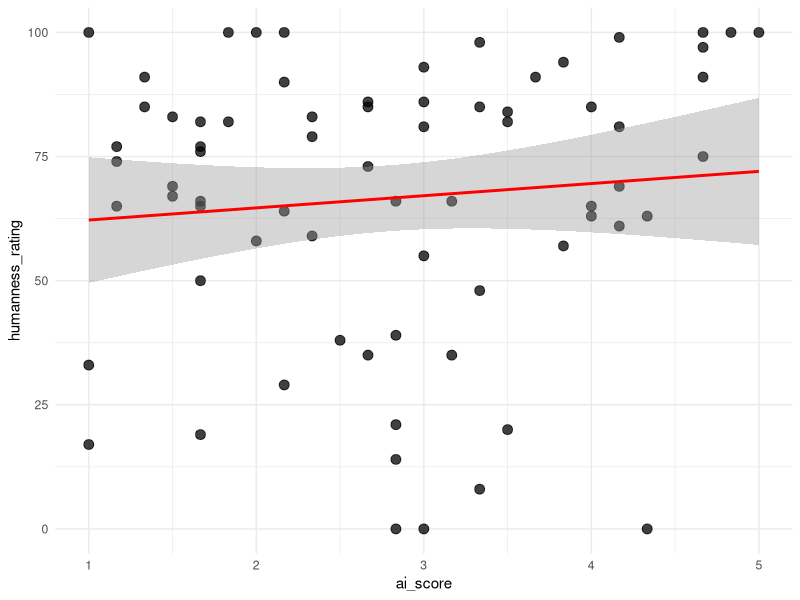
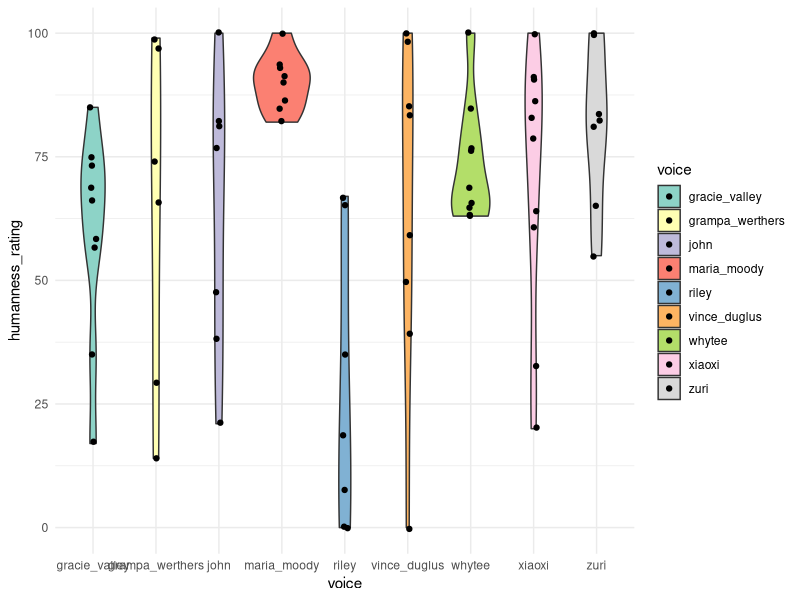
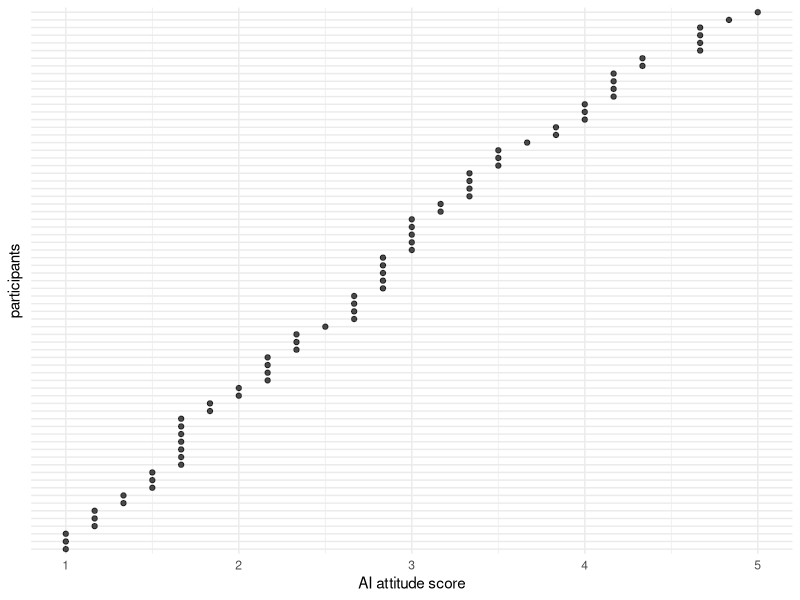
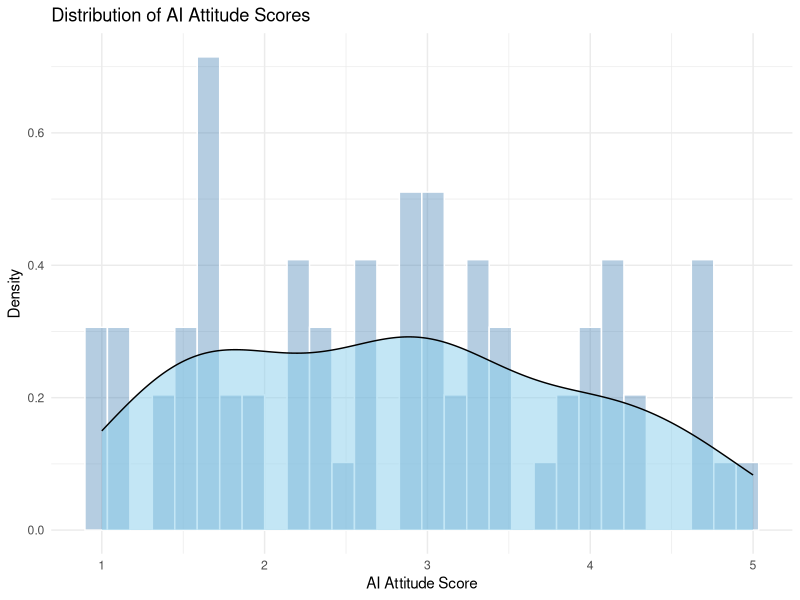
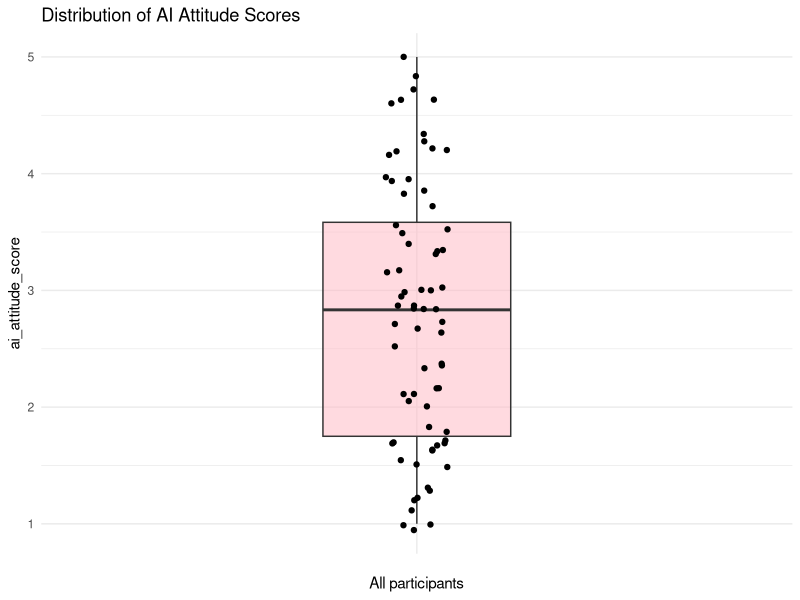

These charts were generated, in order, by the following R code: (Note: this script raises an error after producing the figures.)
## ---- chunk 1
library(dplyr)
library(ggplot2)
library(tidyr)
library(forcats)
library(lme4)
library(corrplot)
## ---- chunk 2
raw_df <- read.csv("../data/pilot-responses-combined.csv")
raw_df <- raw_df %>% 
  group_by(subject_id) %>%
  mutate(ai_score = sum(cognitive_1, cognitive_2, 
                         affective_1, affective_2, 
                         behavioral_1, behavioral_2)/6)
## ---- chunk 3
head(raw_df)
## ---- chunk 4
categories <- list(
  content     = c("rainbow", "horizon", "rain", "light", "sunlight", "colors", "prism", "the", "color",
                    "informative", "descriptive", "sun", "when", "arc", "arch", "beyond",
                    "clouds", "colours", "earth", "ending", "explainer", "explanation",
                    "forms", "freedom", "god", "green", "hits", "peace", "promise",
                    "rainbaw", "rainbows", "red", "reflecting", "shape", "single", "sky",
                    "spectrum", "storylike", "sunshine", "two ends", "vision", "water",
                    "weather", "wordy"),
  gender      = c("woman", "female", "male", "feminine", "girl", "man", "dude", "girly", "lady",
                    "masculine"),
  age         = c("older", "young", "elderly", "old"),
  affect      = c("calm", "enthusiastic", "calming", "curious", "passionate", "angry", "attentive",
                    "disinterested", "energetic", "enthused", "euphoric", "excited",
                    "happiness", "happy", "invested", "joyful", "moody", "nonchalant",
                    "peaceful", "pensive", "relaxed", "stoked"),
  personality = c("confident", "gentle", "kind", "assertive", "caring", "cautious", "dominant", "entitled",
                    "forceful", "friendly", "opinionated", "outgoing", "patient", "sassy",
                    "snooty", "stern", "stoic", "sweet"),
  competence  = c("smart", "educated", "science", "professional", "scientific", "wise", "academic",
                    "accurate", "articulate", "credible", "detailed", "idiot", "impaired",
                    "important", "informed", "intelligent", "knowledgeable", "percise",
                    "profound", "proper", "stupid", "thorough", "thoughtful",
                    "unintelligent", "unprofessional", "well spoken"),
  naturalness = c("fake", "artificial", "ai generated", "digital", "inauthentic", "manufactured", "natural",
                    "robotic", "scripted", "unrealistic"),
  prosody     = c("cadence", "emphasis", "even", "flat", "monotone", "monotoned", 
                  "monotonous", "powerful", "questioning", "slow"),
  voice_quality = c("clear", "deep", "raspy", "grainy", "nasal", "nasally", "rich", "full", "smooth", "whine"), 
  intensity = c("loud", "projective", "quiet", "soft-spoken", "softspoken"), 
  persona     = c("storyteller", "surfer", "teacher", "cartoon", "documentary", "educator", "guider",
                    "instructor", "leprechaun", "morgan freeman", "preppy",
                    "school", "scientist", "smoker", "story teller", "student", "tv voice",
                    "valley girl", "weed", "wizard", "grandma"),
  appearance    = c("black", "white",  "blonde"),
  locale = c("american", "california", "californian", "new yorker", "city", "culture", "urban"),
  evaluation  = c("annoying", "beautiful", "interesting", "boring", "confusing", "cool", "corny",
                    "creative", "dreamy", "forgettable", "fun", "good", "grating", "odd",
                    "pleasant", "quality", "tiring", "dramatic", "vivid", "colorful", "emotive", "exaggerated"))

assign_category <- function(response) {
  if (is.na(response) || response == "") return(NA_character_)
  for (cat_name in names(categories)) {
    if (response %in% categories[[cat_name]]) {
      return(cat_name)
    }
  }
  return("unknown")
}

analysis_df <- raw_df %>%
  mutate(across(
    .cols = c(word_1, word_2, word_3, word_4, word_5),
    .fns  = ~ sapply(tolower(trimws(.x)), assign_category),
    .names = "category_{.col}"
  )) %>%
  rename_with(~ gsub("category_word_", "category_", .x), starts_with("category_word_"))

# add broad characterizations
social_cats   <- c("gender","age","personality","competence","persona",
                   "appearance","locale","affect")
acoustic_cats <- c("voice_quality","prosody","intensity")

analysis_df <- analysis_df %>%
  rowwise() %>%
  mutate(
    n_social   = sum(c_across(category_1:category_5) %in% social_cats),
    n_acoustic = sum(c_across(category_1:category_5) %in% acoustic_cats),
    n_content  = sum(c_across(category_1:category_5) == "content"),
    any_artificial = any(c_across(word_1:word_5) %in% 
                           c("fake","artificial","ai generated","digital","inauthentic",
                             "manufactured","robotic","scripted","unrealistic"))
  ) %>%
  ungroup()
## ---- chunk 5
ggplot(analysis_df, aes(x = ai_score, 
                        y = humanness_rating)) +
  geom_point(color = "black", 
             size = 3,
             alpha = 0.75) +       
  geom_smooth(method = "lm", color = "red") +
  theme_minimal() 

cor(analysis_df$ai_score, analysis_df$humanness_rating, method = "pearson")
## ---- chunk 6
analysis_df %>% 
  group_by(voice) %>% 
  summarise(
    mean = mean(humanness_rating),
    sd = sd(humanness_rating), 
    median = median(humanness_rating)
  )
## ---- chunk 7

ggplot(analysis_df, aes(voice, humanness_rating, fill = voice)) + 
  geom_violin() +
  scale_fill_brewer(palette = "Set3") +
  geom_jitter(width = 0.05) +
  theme_minimal()

## ---- chunk 8
category_counts <- analysis_df %>%
  pivot_longer(
    cols = category_1:category_5,
    names_to = "word_number",
    values_to = "category"
  ) %>%
  count(category, sort = TRUE)
## ---- chunk 9
View(category_counts)
## ---- chunk 10
analysis_df <- analysis_df %>%
  rowwise() %>%
  mutate(ai_attitude_score = rowMeans(across(c(cognitive_1, behavioral_1, affective_1, cognitive_2, affective_2, behavioral_2))))
## ---- chunk 11

ai_attitude_plot <- ggplot(analysis_df, aes(x = ai_attitude_score, y = fct_reorder(source_file, ai_attitude_score))) +
  geom_point(size = 1.5, alpha = 0.7) +
  labs(x = "AI attitude score", y = "participants") + 
  theme_minimal() +
  theme(axis.text.y = element_blank())
## ---- chunk 12
ai_attitude_plot
## ---- chunk 13
ggplot(analysis_df, aes(x = ai_attitude_score)) +
  geom_histogram(aes(y = after_stat(density)), 
                 fill = "steelblue", 
                 color = "white", 
                 alpha = 0.4,
                 bins = 30) +       
  geom_density(fill = "skyblue", alpha = 0.5) +
  labs(title = "Distribution of AI Attitude Scores", x = "AI Attitude Score", y = "Density") +
  theme_minimal()
## ---- chunk 14
ggplot(analysis_df, aes(x = "", y = ai_attitude_score)) +
  geom_boxplot(fill = "lightpink", alpha = 0.5, width = 0.3) +
  labs(title = "Distribution of AI Attitude Scores", 
       x = "All participants") +
  geom_jitter(width = 0.05)+
  theme_minimal()
## ---- chunk 15
long_df <- analysis_df %>%
  pivot_longer(category_1:category_5, names_to="slot", values_to="cat") %>%
  filter(cat != "content") %>%
  mutate(is_social = cat %in% social_cats,
         slot_num = as.integer(gsub("category_","",slot)))

subj_df <- long_df %>% # subject-clustering accounts for between-subj design
  group_by(subject_id, voice, humanness_rating) %>%
  summarise(n_social = sum(is_social), n_total = n(), .groups="drop")

# models for pilot data (random effects result in singularity)
m_social_1 <- glm(cbind(n_social, n_total - n_social) ~ scale(humanness_rating) + voice,
              data = subj_df, family = binomial)
summary(m_social_1)

m_social_2 <- glm(cbind(n_social, n_total - n_social) ~ scale(humanness_rating),
                  data = subj_df, family = binomial)
summary(m_social_2)

# which model better accounts for variance? 
anova(m_social_1, m_social_2, test = "LRT")
## ---- chunk 16
# predicted probabilities
newdat <- data.frame(humanness_rating = c(0, 30, 50, 66.6, 100))
newdat$z <- (newdat$humanness_rating - mean(analysis_df$humanness_rating)) / 
  sd(analysis_df$humanness_rating)
pred <- predict(m_social_2, newdata = data.frame(humanness_rating = newdat$humanness_rating),
                type = "link", se.fit = TRUE)
newdat$p     <- plogis(pred$fit)
newdat$lo    <- plogis(pred$fit - 1.96 * pred$se.fit)
newdat$hi    <- plogis(pred$fit + 1.96 * pred$se.fit)
newdat

newdat <- data.frame(humanness_rating = seq(0, 100, by = 2))
pred <- predict(m_subj, newdata = data.frame(humanness_rating = newdat$humanness_rating,
                                             voice = "gracie_valley"),  # arbitrary ref level
                type = "link", se.fit = TRUE)
newdat$p  <- plogis(pred$fit)
newdat$lo <- plogis(pred$fit - 1.96 * pred$se.fit)
newdat$hi <- plogis(pred$fit + 1.96 * pred$se.fit)

# visualization
ggplot() +
  geom_ribbon(data = newdat, aes(humanness_rating, ymin = lo, ymax = hi), 
              alpha = 0.2, fill = "steelblue") +
  geom_line(data = newdat, aes(humanness_rating, p), color = "steelblue", size = 1) +
  geom_jitter(data = subj_df, 
              aes(humanness_rating, n_social / n_total),
              width = 0.5, height = 0.02, alpha = 0.5) +
  geom_hline(yintercept = 0.5, linetype = "dashed", color = "grey") +
  labs(x = "Humanness Rating", 
       y = "P(social | non-content descriptor)") +
  theme_minimal()
## ---- chunk 17
transitions <- analysis_df %>%
  select(subject_id, voice, category_1:category_5) %>%
  pivot_longer(category_1:category_5, names_to="slot", values_to="cat") %>%
  mutate(slot = as.integer(gsub("category_","",slot))) %>%
  filter(cat != "content") %>%
  arrange(subject_id, slot) %>%
  group_by(subject_id) %>%
  mutate(next_cat = lead(cat)) %>%
  filter(!is.na(next_cat)) %>%
  ungroup()

# raw transition probability matrix
trans_mat <- transitions %>%
  count(cat, next_cat) %>%
  group_by(cat) %>%
  mutate(p = n / sum(n)) %>%
  ungroup()

# add marginal probabilities 
marginals <- transitions %>%
  count(next_cat) %>%
  mutate(p_marginal = n / sum(n)) %>%
  select(next_cat, p_marginal)

# matrix with marginals 
trans_mat_w_margin <- trans_mat %>%
  left_join(marginals, by = "next_cat") %>%
  mutate(lift = p / p_marginal)
## ---- chunk 18
valence_lookup <- tibble(
  word = c(
    "beautiful", "pleasant", "cool", "fun", "dreamy", "vivid", "colorful",
    "annoying", "boring", "grating", "tiring", "forgettable", "odd", "corny", "confusing",
    "interesting", "dramatic", "emotive", "exaggerated"
  ),
  valence = c(
    rep("positive", 7),
    rep("negative", 8),
    rep("ambiguous", 4)
  )
)

valence_counts <- analysis_df %>%
  select(subject_id, word_1:word_5) %>%
  pivot_longer(word_1:word_5, names_to = "slot", values_to = "word") %>%
  mutate(word = tolower(trimws(word))) %>%
  left_join(valence_lookup, by = "word") %>%
  group_by(subject_id) %>%
  summarise(
    n_positive  = sum(valence == "positive",  na.rm = TRUE),
    n_negative  = sum(valence == "negative",  na.rm = TRUE),
    n_ambiguous = sum(valence == "ambiguous", na.rm = TRUE),
    .groups = "drop"
  )

eval_df <- analysis_df %>% left_join(valence_counts, by = "subject_id")

# restrict to subj with at least one valenced evaluation
eval_sub <- eval_df %>%
  filter(n_positive + n_negative > 0) %>%
  mutate(p_positive = n_positive / (n_positive + n_negative))

# mean proportion positive by any_artificial
prop_summary <- eval_sub %>%
  group_by(any_artificial) %>%
  summarise(
    n              = n(),
    mean_p_positive = mean(p_positive),
    sd_p_positive   = sd(p_positive),
    se_p_positive   = sd(p_positive) / sqrt(n),
    .groups = "drop"
  )
prop_summary

# mean ai_score by any_artificial
ai_summary <- eval_sub %>%
  group_by(any_artificial) %>%
  summarise(
    n              = n(),
    mean_ai_score  = mean(ai_score),
    sd_ai_score    = sd(ai_score),
    se_ai_score    = sd(ai_score) / sqrt(n),
    .groups = "drop"
  )
ai_summary

ggplot(eval_sub, aes(x = ai_score, 
                     y = p_positive, 
                     color = any_artificial)) +
  geom_point(alpha = 0.7, size = 2) +
  geom_smooth(method = "loess", se = TRUE, alpha = 0.15) +
  scale_color_brewer(palette = "Set1",
                     name = "Any artificial\ndescriptor") +
  labs(
    x = "AI attitude score (higher = more positive toward AI)",
    y = "Proportion positive valence") +
  theme_minimal()
